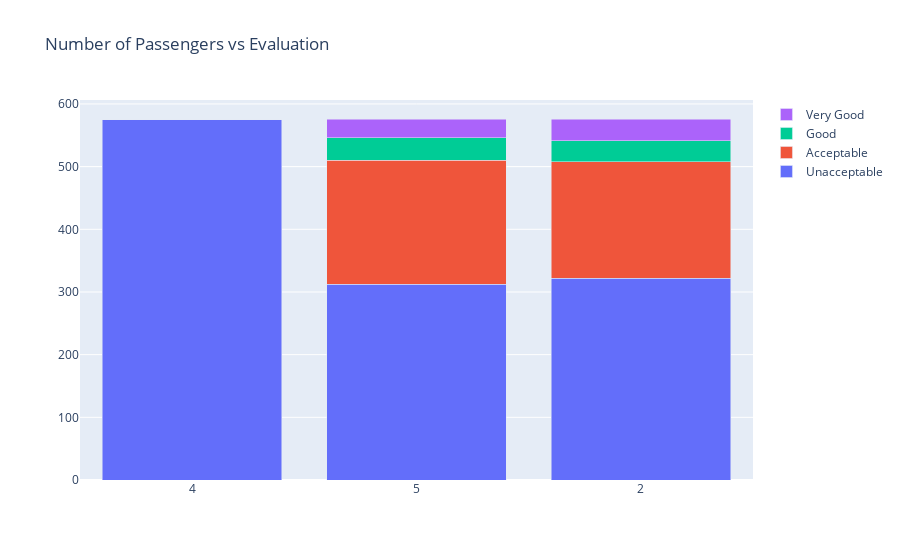

The cell this chart's notebook holds for it:
### Code cell
data = [
    go.Bar(
        x=a1[3].index, # assign x as the dataframe column 'x'
        y=prsn['unacc'],
        name='Unacceptable'
    ),
    go.Bar(
        x=a1[3].index,
        y=prsn['acc'],
        name='Acceptable'
    ),
    go.Bar(
        x=a1[3].index,
        y=prsn['good'],
        name='Good'
    ),
    go.Bar(
        x=a1[3].index,
        y=prsn['vgood'],
        name='Very Good'
    )

]

layout = go.Layout(
    barmode='stack',
    title='Number of Passengers vs Evaluation'
)

fig = go.Figure(data=data, layout=layout)
py.iplot(fig, filename='cars_donut')

### Figure 1 — Plotly figure (JSON) as saved in the notebook; plotly's stock layout.template omitted (floating-point values rounded to 4 significant figures)
{"data": [{"name": "Unacceptable", "type": "bar", "x": ["4", "5", "2"], "y": [575, 312, 322]}, {"name": "Acceptable", "type": "bar", "x": ["4", "5", "2"], "y": [0, 198, 186]}, {"name": "Good", "type": "bar", "x": ["4", "5", "2"], "y": [0, 36, 33]}, {"name": "Very Good", "type": "bar", "x": ["4", "5", "2"], "y": [0, 30, 35]}], "layout": {"barmode": "stack", "title": {"text": "Number of Passengers vs Evaluation"}}}
